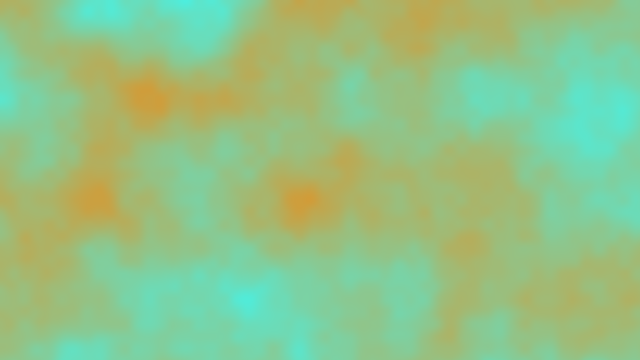
Frame 1 (no input)
Frame 60 (the mouse pressed at the canvas centre just before this capture): identical to frame 1, image omitted
Frame 120 (the mouse held since frame 60 and released just before this capture): identical to frame 1, image omitted

The Processing sketch that drew this single still picture (run headless with seeded random() and noise(); from frame 60 on, the mouse is pressed at the canvas centre):

// Processing sketch: noise2D
// ── noise2D.pde
float incrementx = 0.01;
float incrementy = 0.01;
int xrand = int(random(10000));
int yrand = int(random(10000));

void setup() {
  size(640,360);
  background(255);
}

void draw() {
  float[] color1 = {255,128,0};
  float[] color2 = {51,255,255};
  float noisenum = 0.0;
  background(0);
  
  loadPixels();
  float xoff = 0.0;
  for (int x = 0; x < width; x++) {
    xoff += incrementx;
    float yoff = 0.0;
    for (int y = 0; y < height; y++) {
      yoff += incrementy;
      
      float bright = noise(xoff + xrand,yoff + yrand, noisenum);
      
      pixels[x+y*width] = color(bright*color1[0]+(1-bright)*color2[0],bright*color1[1]+(1-bright)*color2[1],bright*color1[2]+(1-bright)*color2[2]);
    }
  }
  updatePixels();
  noisenum += 10;
}
